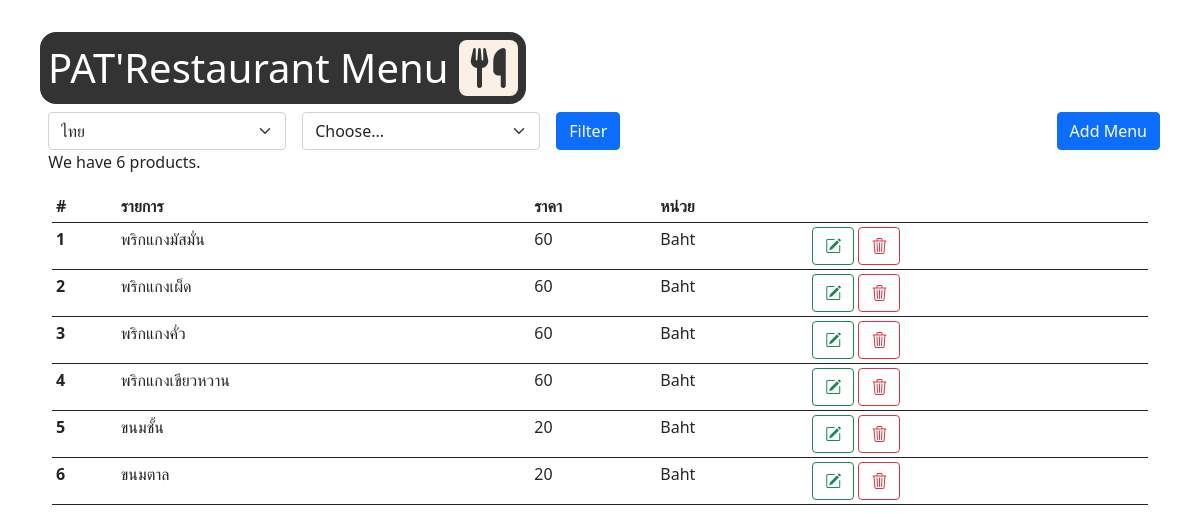
The app's page /index.php?category=01 with its own data.
### tables this page shows
CREATE TABLE tbproduct (
  itemid VARCHAR(2)   NOT NULL ,
  tbtype_typeid VARCHAR(2)   NOT NULL ,
  tbcategory_catid VARCHAR(2)   NOT NULL ,
  itemname VARCHAR(30)    ,
  unitprice INTEGER    ,
  picture VARCHAR(50)    ,
  detail VARCHAR(255)      ,
PRIMARY KEY(itemid)    ,
  FOREIGN KEY(tbcategory_catid)
    REFERENCES tbcategory(catid)
      ON UPDATE CASCADE,
  FOREIGN KEY(tbtype_typeid)
    REFERENCES tbtype(typeid)
      ON UPDATE CASCADE);

### index.php (the view, shortened to what this page needs)
<?php
    require("condb.php");
    $catvalue = isset($_GET["category"])? $_GET["category"] : '';
    $typevalue = isset($_GET["type"])? $_GET["type"] : '';
    if($catvalue != "" || $typevalue != ""){
        if($catvalue != "" &&  $typevalue == ""){
            $sql = "SELECT * FROM tbproduct where tbcategory_catid = '".$catvalue."'";
        }elseif($catvalue == "" &&  $typevalue != ""){
            $sql = "SELECT * FROM tbproduct where tbtype_typeid = '".$typevalue."'";
        }else{
            $sql = "SELECT * FROM tbproduct where tbcategory_catid = '".$catvalue."' and tbtype_typeid = '".$typevalue."'";
        }
    }else{
        $sql = "select * from tbproduct ";
    }
    $result = $conn->query($sql);
    $no = $result->num_rows;
?>
<!DOCTYPE html>
<html lang="en">
<head>
    <link href="https://cdn.jsdelivr.net/npm/bootstrap@5.0.2/dist/css/bootstrap.min.css" rel="stylesheet">
    <link rel="stylesheet" href="https://cdn.jsdelivr.net/npm/bootstrap-icons@1.10.3/font/bootstrap-icons.css">
    <link rel="stylesheet" href="index.css">
    <link rel="stylesheet" href="https://cdnjs.cloudflare.com/ajax/libs/font-awesome/6.3.0/css/all.min.css">
</head>
<body class="con">
    <h1 class="title">PAT'Restaurant Menu <i class="fa-solid fa-utensils" id="res-icon"></i></h1>
    <br>
    <a class="btn btn-primary float-end" href="addproduct.php" role="button">Add Menu</a>
        <form class="row row-cols-lg-auto g-3 align-items-center" method="get" action="">
            <div class="col-3">
                <select name="category" class="form-select" id="category">
                    <?php
                        $resultcat = $conn->query("select * from tbcategory");
                        while($row = $resultcat->fetch_assoc()){
                        echo "<option value=\"".$row["catid"]."\" ";
                        if($row["catid"]==$catvalue){
                            echo "selected";
                        }
                        echo ">".$row["catname"]."</option>";
                    }
                    ?>
                </select>
            </div>
            <div class="col-3">
                <select name="type" class="form-select" id="type">
                    <option value="">Choose...</option>
                </select>
            </div>
            <div class="col-3">
                <button type="submit" class="btn btn-primary">Filter</button>
            </div>
        </form>
    <p>&nbsp;&nbsp;We have <?php echo $no;?> products.</p>
    <div class="container-fluid">
        <table class="table table-sm border-dark">
            <thead>
                <tr>
                    <th scope="col">#</th>
                    <th scope="col">รายการ</th>
                    <th scope="col">ราคา</th>
                    <th scope="col">หน่วย</th>
                <th></th>
                </tr>
            </thead>
            <tbody>
                <?php
                    $count = 1;
                    while($row = $result->fetch_assoc()){
                ?>
                <tr>
                <th scope="row"><?php echo $count;?></th>
                <td><?php echo $row["detail"];?></td>
                <td><?php echo $row["unitprice"];?></td>
                <td>Baht</td>
                <td><a class="btn btn-outline-success" href="addproduct.php?itemid=<?php echo $row["itemid"];?>" role="button"><i class="bi bi-pencil-square"></i></a>
                <a class="btn btn-outline-danger" href="deleteproduct.php?itemid=<?php echo $row["itemid"];?>" role="button"><i class="bi bi-trash3"></i></a></td>
                </tr>
                <?php
                    $count = $count +
                    1;
                }
                ?>
            </tbody>
        </table>
    </div>
</body>
</html>

### index.css (style rules this page uses)
.con { background-color: #fff; padding: 2rem 2.5rem; }
.title { color: #fff; display: inline-block; background-color: #333; border-radius: 1rem ; padding: 0.5rem; }
#res-icon { color: #333; padding: 0.5rem 0.75rem; background-color: #FAF0E6; border-radius: 0.5rem ; }
body { background-image: url(https://i.pinimg.com/236x/61/bb/e4/61bbe4a4a3bbd2bfc41154069f9213a3.jpg); background-repeat: no-repeat; background-size: cover; }

### records on screen
tbproduct: detail "พริกแกงมัสมั่น", unitprice "60"
tbproduct: detail "พริกแกงเผ็ด", unitprice "60"
tbproduct: detail "พริกแกงคั่ว", unitprice "60"
tbproduct: detail "พริกแกงเขียวหวาน", unitprice "60"
tbproduct: detail "ขนมชั้น", unitprice "20"
tbproduct: detail "ขนมตาล", unitprice "20"

### other values on screen
$no "6"
form field category "ไทย"
